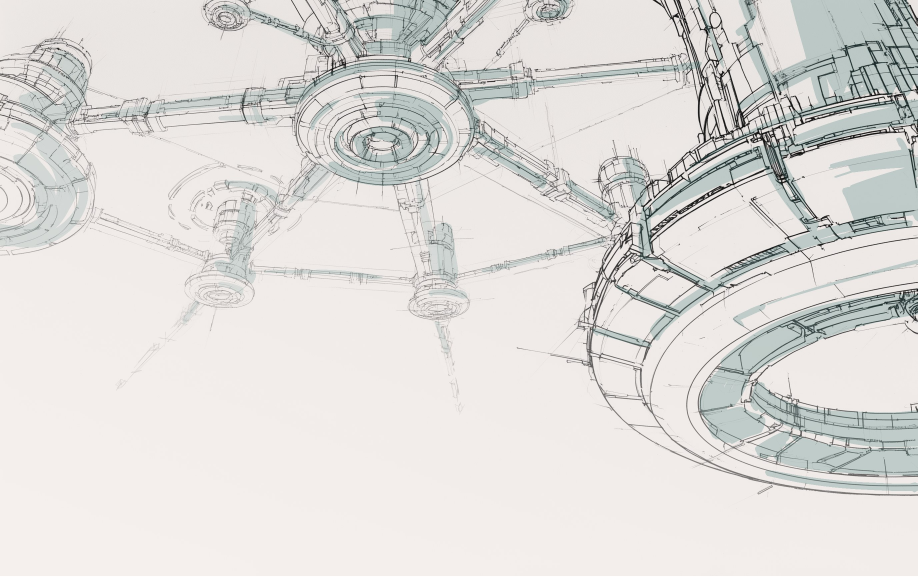
#> input picture assets/figma-b-test/hero-art.jpg, 2752 x 1729 px, found by its file name (shown at 1/3 size)
$ python encode-images.py
#> lines starting #> are read from the running program, lines starting #| are printed output that depends on the picture
#!/usr/bin/env python3
"""Re-encode the site's photo assets into AVIF + WebP (+ JPEG fallback where the CSS needs one).

Run from the repo root after replacing any source image:  python3 .claude/encode-images.py
Requires Pillow with AVIF/WebP support (the system Python on this machine has both).

The CSS/HTML reference these outputs via image-set(type()) / <picture><source type>; the plain
url()/<img src> fallbacks point at the originals or the *-1920.jpg, so keep the names below stable.
Masters that the page never loads should be stored lossless (WebP), not as PNG.
Desktop hero: 1920w for 1x screens, 2752w (native) for >=1.5dppx. Mobile: 1440w hero, 640w cards.
"""
import os
from PIL import Image

AVIF = dict(quality=55, speed=4)
WEBP = dict(quality=80, method=6)
JPEG = dict(quality=82, optimize=True, progressive=True)


def load(path):
#> called with path = 'assets/figma-b-test/hero-art.jpg'
    im = Image.open(path)
#> im is the input picture: PIL image 2752x1729 RGB; mean R, G, B 222.7, 220.6, 217.8
    im.load()
    return im.convert("RGB") if im.mode != "RGB" else im


def fit(im, width):
#> called with width = 1920
    if width is None or im.width <= width:
        return im
    return im.resize((width, round(im.height * width / im.width)), Image.LANCZOS)
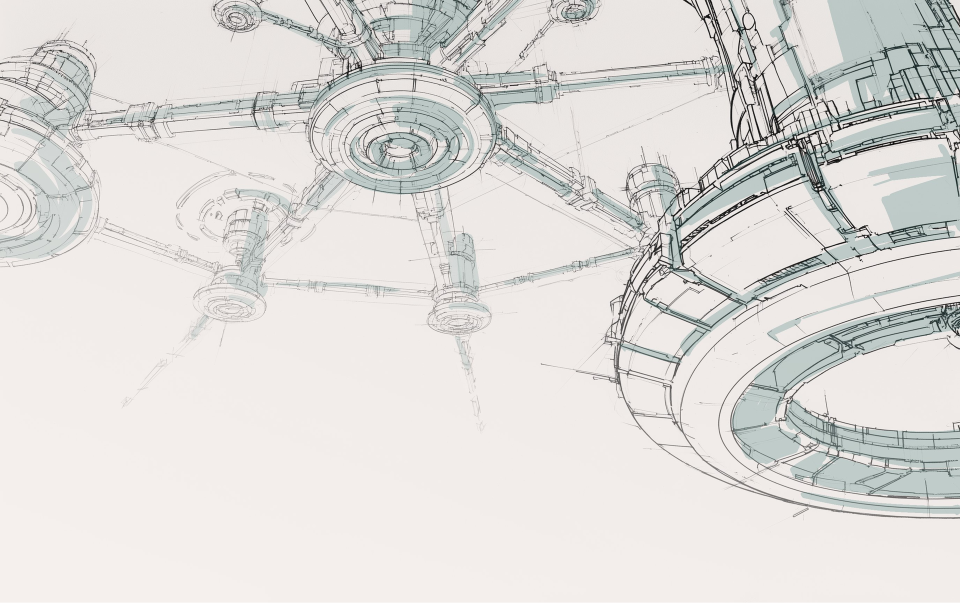
#> returned value: PIL image 1920x1206 RGB (shown at 1/2 size); mean R, G, B 222.7, 220.6, 217.8


def out(im, path, fmt, **kw):
#> (the run stopped early here; a loop or call above may not have finished)
